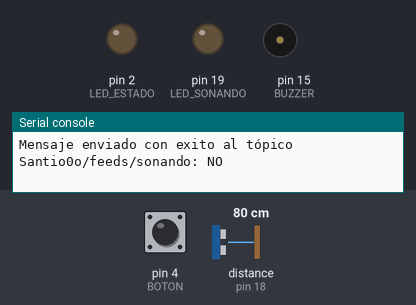
A program run on a simulated MicroPython board. Parts: output pins drawn as LEDs (lit = HIGH), buzzer (waves = sounding, pin HIGH), the last lines printed to the serial console. Dashed ring = blinking. Inputs (shaded band) come from the test bench; at power-on: pin 4 (BOTON) HIGH, distance to the obstacle (sensor on pin 18) 80 cm. The echo pulse lasts 58.3 µs per cm; WiFi joins after 1.5 s; no MQTT or app messages arrive unless stated; pins used as bus, display or sensor lines are not drawn.

Above: at 2.8 s.
2.9 s: pin 4 (BOTON) pulled LOW for 0.15 s
At 3.3 s:
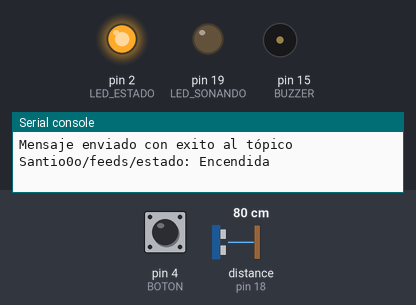
4.5 s: distance to the obstacle (sensor on pin 18) set to 55 cm
6.0 s: distance to the obstacle (sensor on pin 18) set to 46 cm
At 6.4 s:
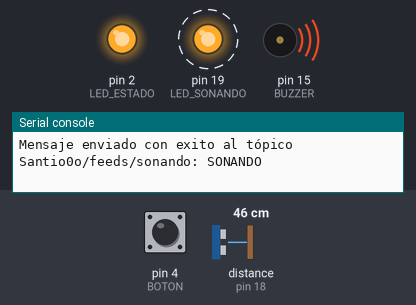
9.0 s: distance to the obstacle (sensor on pin 18) set to 60 cm
At 9.8 s:
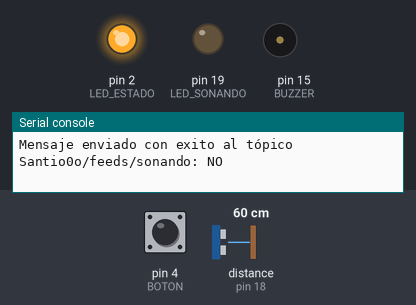
10.5 s: pin 4 (BOTON) pulled LOW for 1 s
At 11.2 s:
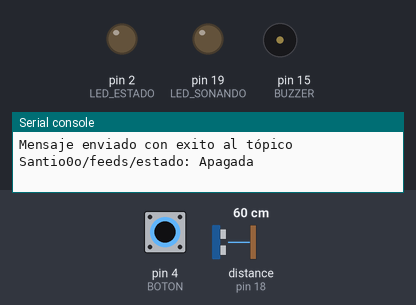
Timing chart, 0 to 13.5 s (numbered marks = the images above; inputs shaded):
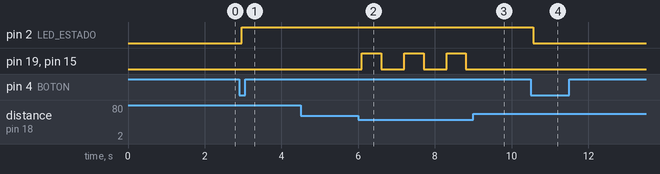

Measured:
- the behaviour switches between 51 and 50 cm on distance to the obstacle (sensor on pin 18) (found by bisection; images 1 and 2)
- after the input at 2.9 s, pin 2 (LED_ESTADO): LOW → HIGH after 0.06 s
- after the input at 4.5 s, every drawn part: stays the same
- after the input at 6.0 s, pin 19 (LED_SONANDO), pin 15 (BUZZER): alternates HIGH for 0.50 s and LOW for 0.60 s, starting after 0.10 s
- after the input at 9.0 s, pin 19 (LED_SONANDO), pin 15 (BUZZER): stays LOW (without the input it goes to HIGH after 0.41 s)
- after the input at 10.5 s, pin 2 (LED_ESTADO): HIGH → LOW after 0.06 s

The program:

code.py
```python
import machine
import time
from umqtt.simple import MQTTClient
import network

# Definiciones
ssid = 'Wokwi-GUEST'
wifipassword = ''
sta_if = network.WLAN(network.STA_IF)
sta_if.active(True)

# Conexión a internet
sta_if.connect(ssid, wifipassword)
print("Conectando")
while not sta_if.isconnected():
    print(".", end="")
    time.sleep(0.1)
print("")
print("Conectado a Internet")

# Conexión a los tópicos
mqtt_server = "io.adafruit.com"
port = 1883
user = "Santio0o"
password = "aio_eSdJ57apDS3NfUMv9gsipqHvxsZK"
client_id_gauge = "Identificador"
topico_distancia = "Santio0o/feeds/distancia"
topico_estado = "Santio0o/feeds/estado"
topico_sonando = "Santio0o/feeds/sonando"

# Conexión al broker
try:
    conexionMQTT = MQTTClient(client_id_gauge, mqtt_server, user=user, password=password, port=int(port))
    conexionMQTT.connect()
    print("Conectado con Broker MQTT")
except OSError as e:
    print("Fallo la conexion al Broker, reiniciando...")
    time.sleep(5)
    machine.reset()

# Funciones
def enviar_msg(topico, msg):
    try:
        conexionMQTT.publish(topico, str(msg))
        print(f'Mensaje enviado con exito al tópico {topico}: {msg}')
    except OSError as e:
        print("Error ", e)
        time.sleep(5)
        machine.reset()


print("Sistema Inicializado...")

TRIG = machine.Pin(5, machine.Pin.OUT)  #Pin para el trigger del ultrasonido
ECHO = machine.Pin(18, machine.Pin.IN)  #Pin para el echo del ultrasonido
BUZZER = machine.Pin(15, machine.Pin.OUT)  #Pin para el buzzer
BOTON = machine.Pin(4, machine.Pin.IN, machine.Pin.PULL_UP)  #Pin para el botón
LED_ESTADO = machine.Pin(2, machine.Pin.OUT)  #LED que muestra si la alarma está encendida
LED_SONANDO = machine.Pin(19, machine.Pin.OUT)  #LED que parpadea si el buzzer suena

alarma_encendida = False
distancia_maxima = 50  #Distancia a la que se activa la alarma
ultimo_estado_boton = 1  #Para detecctar los ambio en el botón
ultimo_estado_enviado = "Apagada"  #Para rastrear cambios en el estado
ultimo_sonando_enviado = "NO"  #Para rastrear cambios en el estado del buzzer

enviar_msg(topico_distancia, distancia_maxima)
enviar_msg(topico_estado, "Apagada")
enviar_msg(topico_sonando, "NO")

def medir_distancia():
    TRIG.value(0)
    time.sleep_us(2)
    TRIG.value(1) #Enviamos un pulso de 10 microsegundos
    time.sleep_us(10)
    TRIG.value(0)

    while ECHO.value() == 0: #Esperamos a que el pin echo se ponga en alto
        pass
    inicio = time.ticks_us()  #Guardamos el tiermpo inicial
    while ECHO.value() == 1: #Esperamos a que el pin echo se ponga en bajo
        pass
    fin = time.ticks_us()  #Guardamos el tiempo final
    duracion = time.ticks_diff(fin, inicio)
    distancia = (duracion * 0.034) / 2
    return distancia

while True:
    estado_boton = BOTON.value() #leemos el estado del boton

    if estado_boton == 0 and ultimo_estado_boton == 1: #Nos fijamos si el boton fue presionado
        alarma_encendida = not alarma_encendida  #cambiamos el estado de la alarma
        LED_ESTADO.value(alarma_encendida)
        estado_texto = "Encendida" if alarma_encendida else "Apagada"
        if estado_texto != ultimo_estado_enviado:
            enviar_msg(topico_estado, estado_texto)
            ultimo_estado_enviado = estado_texto

        BUZZER.value(0)
        LED_SONANDO.value(0)
        if ultimo_sonando_enviado != "NO":
            enviar_msg(topico_sonando, "NO")
            ultimo_sonando_enviado = "NO"
        time.sleep(0.2)  #antirebote

    ultimo_estado_boton = estado_boton  #guardamos el último estado del botón

    if alarma_encendida: #si la alarma está encendidad
        distancia = medir_distancia()

        if distancia < distancia_maxima: #si distancia es menor activa la alrma
            BUZZER.value(1)
            LED_SONANDO.value(1)

            if ultimo_sonando_enviado != "SONANDO":
                enviar_msg(topico_sonando, "SONANDO")
                ultimo_sonando_enviado = "SONANDO"

            time.sleep(0.5)
            BUZZER.value(0)
            LED_SONANDO.value(0)
            time.sleep(0.5)
        else: #En caso de que no apaga todo
            BUZZER.value(0)
            LED_SONANDO.value(0)

            if ultimo_sonando_enviado != "NO":
                enviar_msg(topico_sonando, "NO")
                ultimo_sonando_enviado = "NO"
    else:
        BUZZER.value(0)
        LED_SONANDO.value(0)

        if ultimo_estado_enviado != "Apagada":
            enviar_msg(topico_estado, "Apagada")
            ultimo_estado_enviado = "Apagada"

        if ultimo_sonando_enviado != "NO":
            enviar_msg(topico_sonando, "NO")
            ultimo_sonando_enviado = "NO"

    time.sleep(0.1)
```
